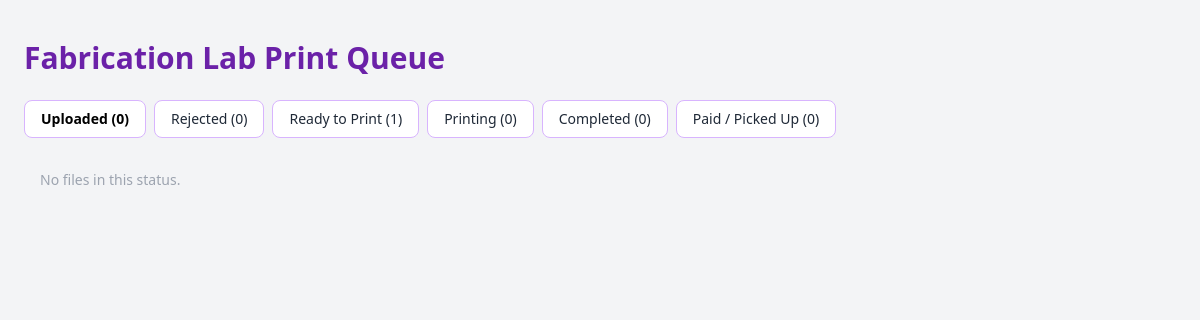
Page /dashboard on the earlier database version.
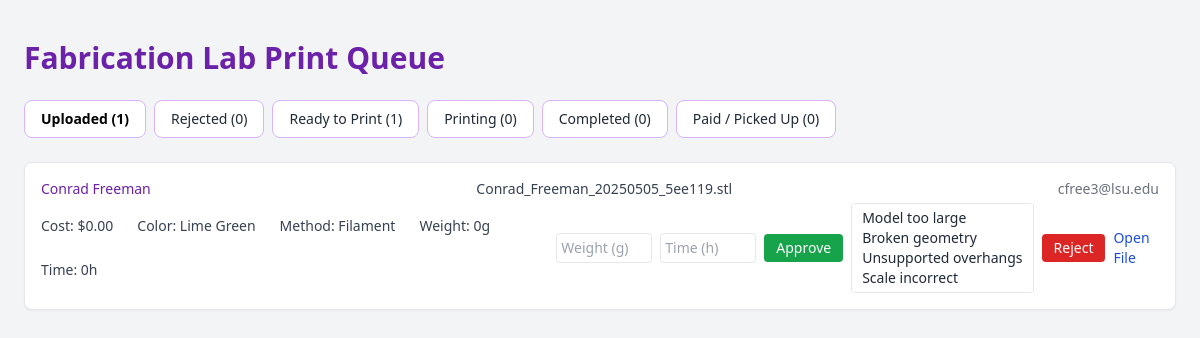
Same page on the later database version.
### app.py (models this page shows)
class PrintJob(db.Model):
    id                = db.Column(db.Integer, primary_key=True)
    filename          = db.Column(db.String, unique=True, nullable=False)
    name              = db.Column(db.String, nullable=False)
    email             = db.Column(db.String, nullable=False)
    discipline        = db.Column(db.String)
    course            = db.Column(db.String)
    print_method      = db.Column(db.String)
    print_color       = db.Column(db.String)
    scaled            = db.Column(db.String)
    simplified        = db.Column(db.String)
    overhangs         = db.Column(db.String)
    file_type         = db.Column(db.String)
    minimum_ok        = db.Column(db.String)
    status            = db.Column(db.String, nullable=False, default='Uploaded')
    weight            = db.Column(db.Float)
    time              = db.Column(db.Float)
    rejection_reasons = db.Column(db.String)    # comma-separated
    submitted         = db.Column(db.DateTime, default=datetime.utcnow)

### app.py (the view)
@app.route('/dashboard')
def dashboard():
    all_files = {}
    for status in FOLDERS:
        jobs = PrintJob.query.filter_by(status=status).all()
        items = []
        for job in jobs:
            weight = job.weight or 0
            rate   = 0.20 if job.print_method=='Resin' else 0.10
            cost   = f"{weight * rate:.2f}"
            items.append({
                'job_id':   job.id,
                'filename': job.filename,
                'fullpath': get_file_path(status, job.filename),
                'cost':     cost,
                'meta': {
                    'name':          job.name,
                    'email':         job.email,
                    'print_color':   job.print_color,
                    'print_method':  job.print_method,
                    'weight':        weight,
                    'time':          job.time or 0,
                }
            })
        all_files[status] = items
    return render_template('dashboard.html', all_files=all_files)

### app.py (called while the page is built)
def get_file_path(status, filename):
    return os.path.abspath(os.path.join(FOLDERS[status], filename))

### templates/dashboard.html (shortened to what this page needs)
<!DOCTYPE html>
<html lang="en">
<head>
  <script src="https://cdn.tailwindcss.com"></script>
</head>
<body class="bg-gray-100 text-gray-800 font-sans">
  <div class="max-w-screen-xl mx-auto px-6 py-10">
    <h1 class="text-3xl font-bold mb-6 text-purple-800">Fabrication Lab Print Queue</h1>
    {% set status_list = [
      {'key':'Uploaded',      'label':'Uploaded'},
      {'key':'Rejected',      'label':'Rejected'},
      {'key':'ReadyToPrint',  'label':'Ready to Print'},
      {'key':'Printing',      'label':'Printing'},
      {'key':'Completed',     'label':'Completed'},
      {'key':'PaidPickedUp',  'label':'Paid / Picked Up'}
    ] %}
    <div class="flex flex-wrap gap-2 mb-6">
      {% for st in status_list %}
        {% set slug = st.key|lower %}
        {% set count = all_files[st.key]|length %}
        <button class="tab-button px-4 py-2 rounded-lg bg-white border border-purple-300 hover:bg-purple-50 text-sm {% if loop.first %}tab-active{% endif %}"
                data-target="{{ slug }}">
          {{ st.label }} ({{ count }})
        </button>
      {% endfor %}
    </div>
    {% for st in status_list %}
      {% set slug = st.key|lower %}
      <div id="{{ slug }}" class="tab-content {% if not loop.first %}hidden{% endif %}">
        {% set files = all_files[st.key] %}
        {% if files %}
          {% for file in files %}
            <div class="bg-white rounded-lg shadow-sm p-4 mb-4 border hover:shadow">
              <div class="flex justify-between items-start mb-1 text-sm">
                <div class="font-medium text-purple-800">{{ file.meta.name }}</div>
                <div class="font-medium text-gray-700">{{ file.filename }}</div>
                <div class="text-gray-500">{{ file.meta.email }}</div>
              </div>
              <div class="flex justify-between items-center text-sm mt-1">
                <div class="flex flex-wrap gap-6 text-gray-700">
                  <div><span class="font-medium">Cost:</span> ${{ file.cost }}</div>
                  <div><span class="font-medium">Color:</span> {{ file.meta.print_color }}</div>
                  <div><span class="font-medium">Method:</span> {{ file.meta.print_method }}</div>
                  <div><span class="font-medium">Weight:</span> {{ file.meta.weight }}g</div>
                  <div><span class="font-medium">Time:</span> {{ file.meta.time }}h</div>
                </div>
                <div class="flex gap-2 items-center">
                  {% if st.key == 'Uploaded' %}
                    <form action="{{ url_for('approve', job_id=file.job_id) }}" method="post"
                          onsubmit="return confirm('Are you sure you want to approve?');"
                          class="flex gap-2 items-center">
                      <input type="number" name="weight" placeholder="Weight (g)" required
                             step="0.01" class="w-24 text-sm border rounded px-1 py-1"/>
                      <input type="number" name="time" placeholder="Time (h)" required
                             step="0.01" class="w-24 text-sm border rounded px-1 py-1"/>
                      <button type="submit"
                              class="bg-green-600 hover:bg-green-700 text-white text-sm px-3 py-1 rounded">
                        Approve
                      </button>
                    </form>
                    <form action="{{ url_for('reject', job_id=file.job_id) }}" method="post"
                          onsubmit="return confirm('Are you sure you want to reject?');"
                          class="flex gap-2 items-center">
                      <select name="reasons" multiple required
                              class="border rounded px-2 py-1 text-sm">
                        <option value="Model too large">Model too large</option>
                        <option value="Broken geometry">Broken geometry</option>
                        <option value="Unsupported overhangs">Unsupported overhangs</option>
                        <option value="Scale incorrect">Scale incorrect</option>
                        <option value="Needs simplification">Needs simplification</option>
                      </select>
                      <button type="submit"
                              class="bg-red-600 hover:bg-red-700 text-white text-sm px-3 py-1 rounded">
                        Reject
                      </button>
                    </form>
                  {% endif %}
                  <a href="{{ url_for('view', filepath=st.key + '/' + file.filename) }}"
                     target="_blank"
                     class="text-blue-700 hover:underline text-sm">
                    Open File
                  </a>
                </div>
              </div>
            </div>
          {% endfor %}
        {% else %}
          <div class="text-sm text-gray-400 px-4 py-2">No files in this status.</div>
        {% endif %}
      </div>
    {% endfor %}
  </div>
</body>
</html>

### templates/dashboard.html (style rules this page uses)
.tab-active { background-color: #6b21a8; color: black; font-weight: 600; }

Differences in the rows shown:
added PrintJob: meta.name "Conrad Freeman", filename "Conrad_Freeman_20250505_5ee119.stl", meta.email "cfree3@lsu.edu", cost "0.00", meta.print_color "Lime Green", meta.print_method "Filament", meta.weight "0", meta.time "0"
Other differences:
new list line: "Uploaded ( 1 )"
list line gone: "Uploaded ( 0 )"
list line gone: "No files in this status."
